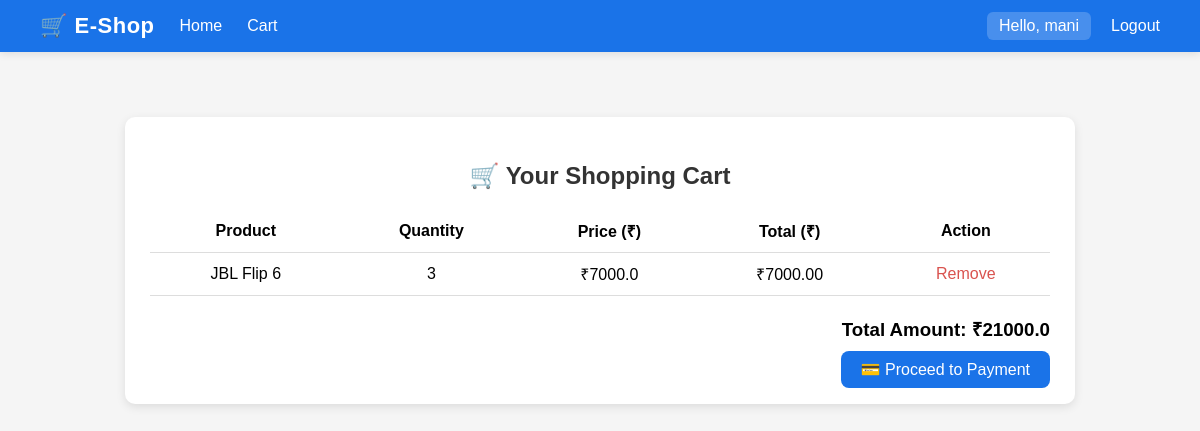
The page /cart/ (signed in) on the database its author committed.
### shop/models.py (models this page shows, shortened)
class CartItem(models.Model):
    user = models.ForeignKey(User, on_delete=models.CASCADE)
    product = models.ForeignKey(Product, on_delete=models.CASCADE)
    quantity = models.PositiveIntegerField(default=1)

class Product(models.Model):
    name = models.CharField(max_length=200)
    description = models.TextField()
    price = models.FloatField()

### shop/views.py (the view)
# urls.py: path('cart/', cart, name='cart'),
def cart(request):
    items = CartItem.objects.filter(user=request.user)
    total = 0
    for item in items:
        total += item.product.price * item.quantity
    return render(request, 'cart.html', {'items': items, 'total': total})

### templates/cart.html (shortened to what this page needs)
{% extends 'base.html' %}
{% block content %}
<div class="cart-container">
    <h2>🛒 Your Shopping Cart</h2>
    {% if items %}
    <table class="cart-table">
        <thead>
            <tr>
                <th>Product</th>
                <th>Quantity</th>
                <th>Price (₹)</th>
                <th>Total (₹)</th>
                <th>Action</th>
            </tr>
        </thead>
        <tbody>
            {% for item in items %}
            <tr>
                <td>{{ item.product.name }}</td>
                <td>{{ item.quantity }}</td>
                <td>₹{{ item.product.price }}</td>
                <td>₹{{ item.product.price|floatformat:2|add:""|default:"" }}</td>
                <td>
                    <a href="{% url 'remove_from_cart' item.id %}" class="remove-btn">Remove</a>
                </td>
            </tr>
            {% endfor %}
        </tbody>
    </table>
    <div class="cart-summary">
        <h3>Total Amount: ₹{{ total }}</h3>
        <a href="{% url 'payment' %}" class="payment-btn">💳 Proceed to Payment</a>
    </div>
    {% else %}
    <p>Your cart is empty.</p>
    {% endif %}
</div>
{% endblock %}

### templates/base.html (shortened to what this page needs)
<!DOCTYPE html>
<html>
<head>
</head>
<body>
    <nav>
        <div class="nav-left">
            <div class="brand">🛒 E-Shop</div>
            <a href="{% url 'home' %}">Home</a>
            <a href="{% url 'cart' %}">Cart</a>
        </div>
        <div class="nav-right">
            {% if user.is_authenticated %}
                <span class="username">Hello, {{ user.username }}</span>
                <a href="{% url 'logout' %}">Logout</a>
            {% else %}
                <a href="{% url 'login' %}">Login</a>
                <a href="{% url 'register' %}">Register</a>
            {% endif %}
        </div>
    </nav>
    <div class="container">
        {% block content %}{% endblock %}
    </div>
</body>
</html>

### templates/base.html (style rules this page uses)
body { font-family: 'Poppins', Arial, sans-serif; margin: 0; padding: 0; background: #f5f5f5; }
nav { background: #1a73e8; color: white; padding: 12px 40px; display: flex; justify-content: space-between; align-items: center; box-shadow: 0 2px 8px rgba(0, 0, 0, 0.1); }
.nav-left { display: flex; align-items: center; gap: 25px; }
.brand { font-size: 22px; font-weight: 600; letter-spacing: 0.5px; }
.nav-left a { color: white; text-decoration: none; font-weight: 500; transition: 0.3s; }
.nav-right { display: flex; align-items: center; gap: 20px; }
.username { background-color: rgba(255, 255, 255, 0.2); padding: 5px 12px; border-radius: 6px; font-weight: 500; }
.nav-right a { color: white; text-decoration: none; font-weight: 500; transition: 0.3s; }
.container { padding: 25px; }

### templates/cart.html (style rules this page uses)
.cart-container { max-width: 900px; margin: 40px auto; background: white; padding: 25px; border-radius: 10px; box-shadow: 0 3px 10px rgba(0,0,0,0.1); }
.cart-table { width: 100%; border-collapse: collapse; margin-bottom: 20px; }
.cart-table th, .cart-table td { border-bottom: 1px solid #ddd; padding: 10px; text-align: center; font-size: 16px; }
.cart-summary { text-align: right; margin-top: 15px; }
.payment-btn { background: #1a73e8; color: white; padding: 10px 20px; border-radius: 8px; text-decoration: none; font-weight: 500; transition: 0.3s; }
.remove-btn { color: #d9534f; text-decoration: none; font-weight: 500; }
h2 { text-align: center; color: #333; margin-bottom: 20px; }

### rows shown on the page
CartItem: product.name "JBL Flip 6", quantity "3", product.price "7000.0", product.price|add "7000.00"

### other values the page prints
{{ user.username }} "mani"
{{ total }} "21000.0"
